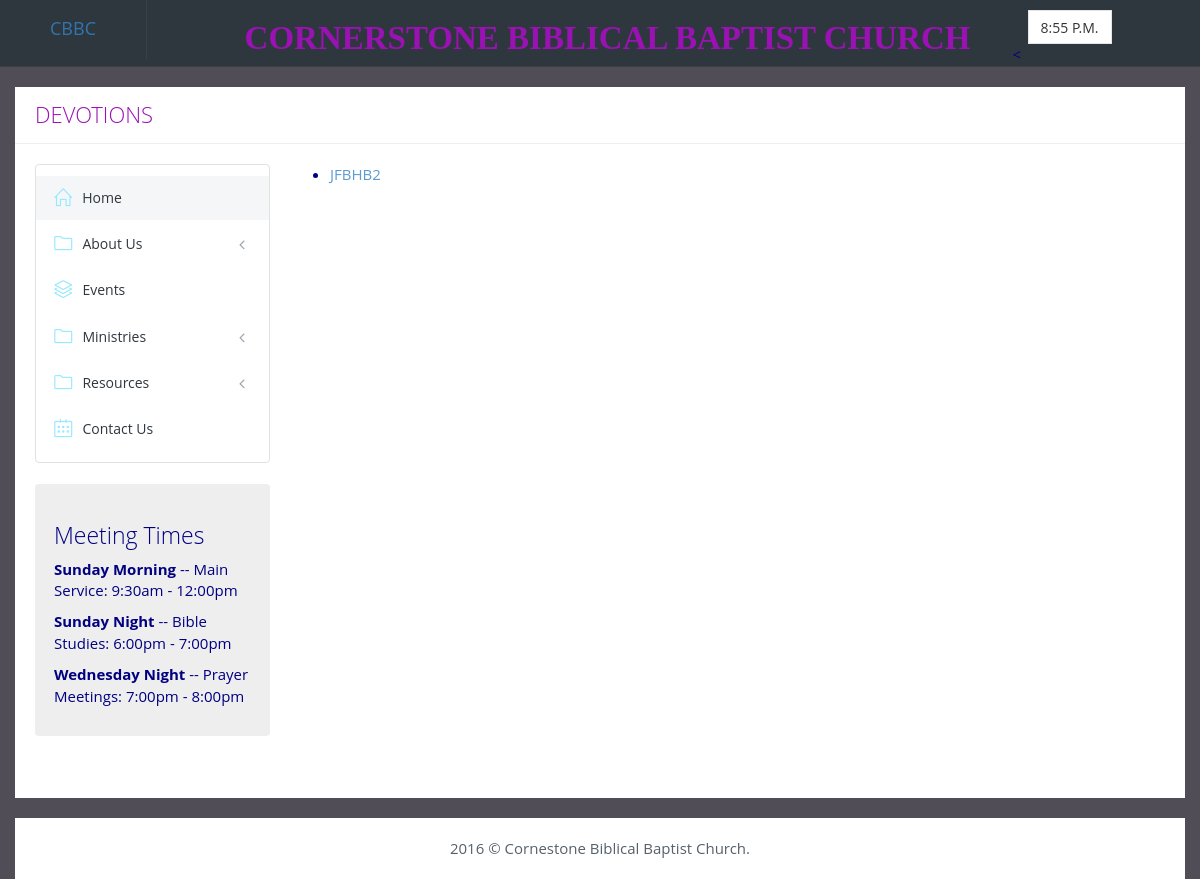
/resources/devotion/, run on an earlier commit of the app's database.
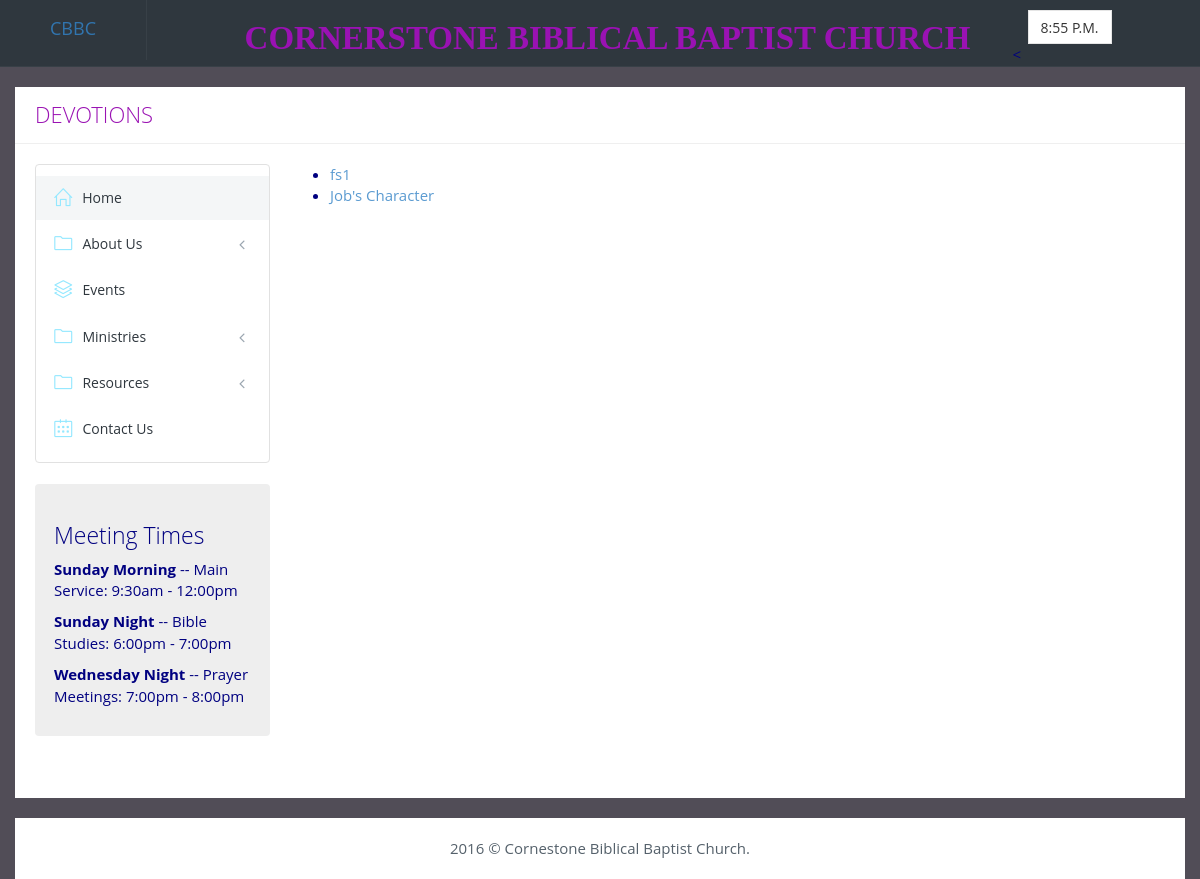
And on a later commit of the database.
### resources/models.py (models this page shows, shortened)
class Devotion(models.Model):
    date_posted = models.DateTimeField(auto_now_add=True)
    verse = models.CharField(max_length=1000)
    principle = models.CharField(max_length=1000)
    verse_name = models.CharField(max_length=100)
    title= models.CharField(max_length=500)
    content =  models.TextField()

### resources/views.py (the view)
def devotion(request):
	devotions = Devotion.objects.order_by('-id')
	context = {
		'devotions' : devotions,
		'title': 'Devotions',
	}
	return render(request, 'devotion/devotion.html', context)

### resources/templates/devotion/devotion.html
{% extends "base.html" %}
{% block content %}
<ul>
{% for item in devotions %}
	<li><a href="{% url 'devotion_detail' item.id %}">{{ item.title | safe }}</a></li>
{% endfor %}
</ul>
{% endblock %}

What changed in the data, as far as the page shows it:
removed Devotion: title "JFBHB2"
added Devotion: title "fs1"
added Devotion: title "Job's Character"
